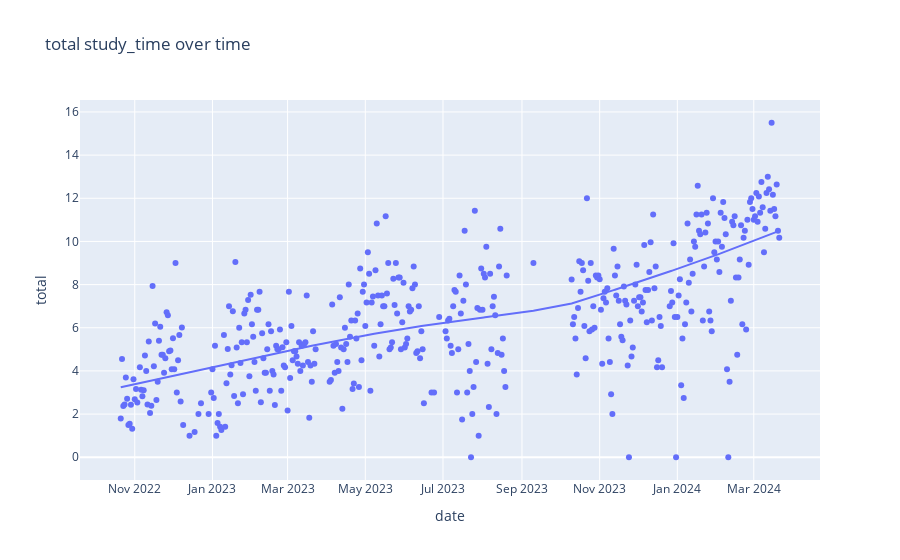

Notebook code for this chart:
### Code cell
px.scatter(clean_study, x='date',y='total', title='total study_time over time',trendline='lowess')

### Figure 1 — Plotly figure (JSON) as saved in the notebook; plotly's stock layout.template omitted (floating-point values rounded to 4 significant figures; data arrays with more than 128 entries replaced by an {"elided": "..."} marker saying what was removed)
{"data": [{"hovertemplate": "date=%{x}<br>total=%{y}<extra></extra>", "legendgroup": "", "marker": {"color": "#636efa", "symbol": "circle"}, "mode": "markers", "name": "", "orientation": "v", "showlegend": false, "type": "scatter", "x": {"elided": "423 str values"}, "xaxis": "x", "y": {"elided": "423 float values"}, "yaxis": "y"}, {"hovertemplate": "<b>LOWESS trendline</b><br><br>date=%{x}<br>total=%{y} <b>(trend)</b><extra></extra>", "legendgroup": "", "marker": {"color": "#636efa", "symbol": "circle"}, "mode": "lines", "name": "", "showlegend": false, "type": "scatter", "x": {"elided": "423 str values"}, "xaxis": "x", "y": {"elided": "423 float values"}, "yaxis": "y"}], "layout": {"legend": {"tracegroupgap": 0}, "title": {"text": "total study_time over time"}, "xaxis": {"anchor": "y", "domain": [0, 1], "title": {"text": "date"}}, "yaxis": {"anchor": "x", "domain": [0, 1], "title": {"text": "total"}}}}
